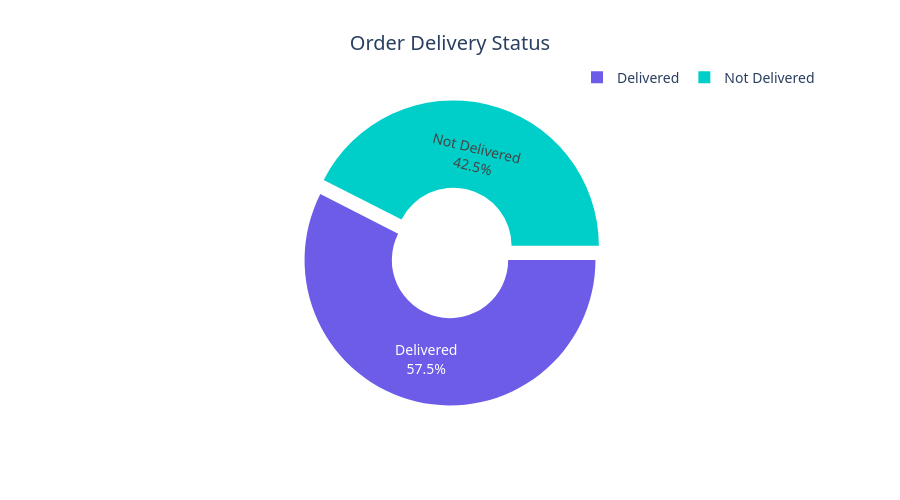

Notebook source saved alongside this figure:
### Markdown cell above
## 7. Comprehensive Dashboard

### Code cell
if 'df' in locals():
    delivery_counts = df['DeliveredFlag'].value_counts()
    
    # Create Donut Chart with Pulled Slices
    fig = go.Figure(data=[go.Pie(
        labels=['Delivered', 'Not Delivered'],
        values=[delivery_counts.get(1, 0), delivery_counts.get(0, 0)],
        hole=0.4, 
        pull=[0, 0.1], # Pull the 'Not Delivered' slice slightly
        marker=dict(colors=[COLORS['delivered'], COLORS['not_delivered']]), 
        textinfo='label+percent',
        rotation=90
    )])
    
    fig.update_layout(
        title=dict(text='Order Delivery Status', x=0.5, xanchor='center'),
        font=dict(size=14, family="Segoe UI, sans-serif"),
        height=500,
        showlegend=True,
        legend=dict(orientation="h", yanchor="bottom", y=1.02, xanchor="right", x=1)
    )
    
    try:
        fig.write_html("../figures/delivery_stats_notebook.html")
        fig.show()
    except Exception as e:
        print(f"Error displaying/saving plot: {e}")

### Figure 1 — Plotly figure (JSON) as saved in the notebook; plotly's stock layout.template omitted (floating-point values rounded to 4 significant figures)
{"data": [{"hole": 0.4, "labels": ["Delivered", "Not Delivered"], "marker": {"colors": ["#6c5ce7", "#00cec9"]}, "pull": [0, 0.1], "rotation": 90, "textinfo": "label+percent", "type": "pie", "values": [315, 233]}], "layout": {"font": {"family": "Segoe UI, sans-serif", "size": 14}, "height": 500, "legend": {"orientation": "h", "x": 1, "xanchor": "right", "y": 1.02, "yanchor": "bottom"}, "showlegend": true, "title": {"text": "Order Delivery Status", "x": 0.5, "xanchor": "center"}}}
